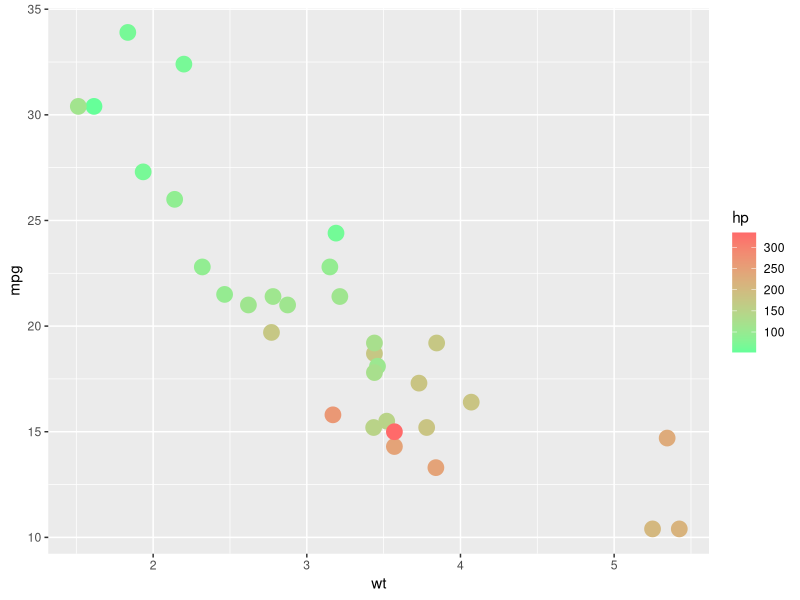

The R script that drew this image:
#ScatterPlots
library(ggplot2)
df <- mtcars
#DATA AND AESTHETICS
pl <- ggplot(data = df, aes(x = wt, y = mpg))

#GEOMETRY - alpha, color, fill, shape, size
#Size of data points can be based on other features of the data frame
#If you want to define size, color, shape by another variable, must be passed into the 
#aes function
#can also put in a hex color code preceded by a #hex
# print(pl + geom_point(aes(shape= factor(cyl), color= factor(mpg)), size = 5))
pl2 <- pl + geom_point(aes(color = hp), size = 5)
pl3 <- pl2 + scale_color_gradient(low = '#66FF99', high = '#FF6A6A')
print(pl3)


